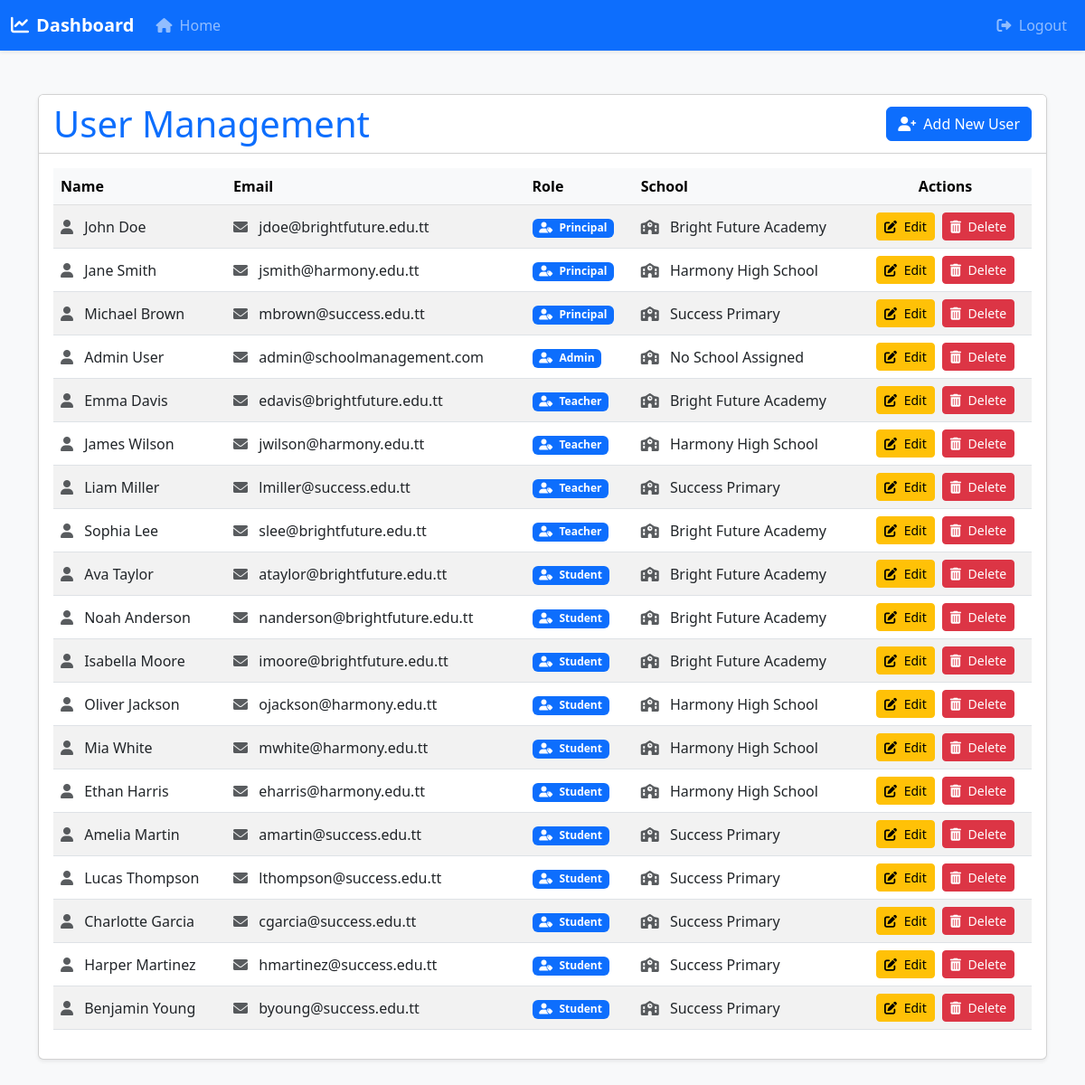
The app's page /app/user_management.php (signed in) with its own data.
### tables this page shows
CREATE TABLE users (
    id INT AUTO_INCREMENT PRIMARY KEY,
    name VARCHAR(255) NOT NULL,
    email VARCHAR(255) NOT NULL UNIQUE,
    password VARCHAR(255) NOT NULL,
    role ENUM('teacher', 'student', 'principal', 'admin') NOT NULL,
    school_id INT DEFAULT NULL,
    FOREIGN KEY (school_id) REFERENCES schools(id) ON DELETE SET NULL
);

CREATE TABLE schools (
    id INT AUTO_INCREMENT PRIMARY KEY,
    name VARCHAR(255) NOT NULL,
    address TEXT NOT NULL,
    phone VARCHAR(20),
    principal_id INT DEFAULT NULL
);

### app/db_queries.php (called while the page is built, shortened)
<?php
function getAllUsers($conn) {
    $sql = "SELECT users.id, users.name, users.email, users.role, schools.name AS school_name
            FROM users
            LEFT JOIN schools ON users.school_id = schools.id";
    return $conn->query($sql);
}
?>

### app/user_management.php (the view, shortened to what this page needs)
<?php
require_once 'db_queries.php';
$users = getAllUsers($conn);
?>
<!DOCTYPE html>
<html lang="en">
<head>
    <link href="https://cdn.jsdelivr.net/npm/bootstrap@5.3.0-alpha1/dist/css/bootstrap.min.css" rel="stylesheet">
    <link href="https://cdnjs.cloudflare.com/ajax/libs/font-awesome/6.0.0/css/all.min.css" rel="stylesheet">
</head>
<body class="bg-light">
    <nav class="navbar navbar-expand-lg navbar-dark bg-primary shadow-sm">
        <div class="container-fluid">
            <a class="navbar-brand fw-bold" href="index.php">
                <i class="fas fa-chart-line me-2"></i>Dashboard
            </a>
            <div class="collapse navbar-collapse" id="navbarNav">
                <ul class="navbar-nav">
                    <li class="nav-item">
                        <a class="nav-link" href="index.php">
                            <i class="fas fa-home me-1"></i> Home
                        </a>
                    </li>
                </ul>
                <ul class="navbar-nav ms-auto">
                    <?php if (isset($_SESSION['user_id'])): ?>
                        <li class="nav-item">
                            <a class="nav-link" href="logout.php">
                                <i class="fas fa-sign-out-alt me-1"></i> Logout
                            </a>
                        </li>
                    <?php endif; ?>
                </ul>
            </div>
        </div>
    </nav>
    <div class="container py-5">
        <div class="card shadow-sm">
            <div class="card-header bg-white d-flex justify-content-between align-items-center">
                <h1 class="display-6 text-primary mb-0">User Management</h1>
                <a href="create_user.php" class="btn btn-primary">
                    <i class="fas fa-user-plus me-1"></i> Add New User
                </a>
            </div>
            <div class="card-body">
                <div class="table-responsive">
                    <table class="table table-hover table-striped align-middle">
                        <thead class="table-light">
                            <tr>
                                <th>Name</th>
                                <th>Email</th>
                                <th>Role</th>
                                <th>School</th>
                                <th class="text-center">Actions</th>
                            </tr>
                        </thead>
                        <tbody>
                            <?php while ($row = $users->fetch_assoc()): ?>
                                <tr>
                                    <td>
                                        <i class="fas fa-user text-muted me-2"></i>
                                        <?= htmlspecialchars($row['name']) ?>
                                    </td>
                                    <td>
                                        <i class="fas fa-envelope text-muted me-2"></i>
                                        <?= htmlspecialchars($row['email']) ?>
                                    </td>
                                    <td>
                                        <span class="badge bg-primary">
                                            <i class="fas fa-user-tag me-1"></i>
                                            <?= htmlspecialchars(ucfirst($row['role'])) ?>
                                        </span>
                                    </td>
                                    <td>
                                        <i class="fas fa-school text-muted me-2"></i>
                                        <?= htmlspecialchars($row['school_name'] ?? 'No School Assigned') ?>
                                    </td>
                                    <td>
                                        <div class="d-flex justify-content-center gap-2">
                                            <a href="edit_user.php?id=<?= $row['id'] ?>" class="btn btn-warning btn-sm">
                                                <i class="fas fa-edit me-1"></i> Edit
                                            </a>
                                            <a href="delete_user.php?id=<?= $row['id'] ?>" class="btn btn-danger btn-sm" onclick="return confirm('Are you sure you want to delete this user?');">
                                                <i class="fas fa-trash-alt me-1"></i> Delete
                                            </a>
                                        </div>
                                    </td>
                                </tr>
                            <?php endwhile; ?>
                        </tbody>
                    </table>
                </div>
            </div>
        </div>
    </div>
</body>
</html>

### records on screen
users: name "John Doe", email "jdoe@brightfuture.edu.tt", role "Principal", school.name "Bright Future Academy"
users: name "Jane Smith", email "jsmith@harmony.edu.tt", role "Principal", school.name "Harmony High School"
users: name "Michael Brown", email "mbrown@success.edu.tt", role "Principal", school.name "Success Primary"
users: name "Admin User", email "admin@schoolmanagement.com", role "Admin", school_name "No School Assigned"
users: name "Emma Davis", email "edavis@brightfuture.edu.tt", role "Teacher", school.name "Bright Future Academy"
users: name "James Wilson", email "jwilson@harmony.edu.tt", role "Teacher", school.name "Harmony High School"
users: name "Liam Miller", email "lmiller@success.edu.tt", role "Teacher", school.name "Success Primary"
users: name "Sophia Lee", email "slee@brightfuture.edu.tt", role "Teacher", school.name "Bright Future Academy"
users: name "Ava Taylor", email "ataylor@brightfuture.edu.tt", role "Student", school.name "Bright Future Academy"
users: name "Noah Anderson", email "nanderson@brightfuture.edu.tt", role "Student", school.name "Bright Future Academy"
users: name "Isabella Moore", email "imoore@brightfuture.edu.tt", role "Student", school.name "Bright Future Academy"
users: name "Oliver Jackson", email "ojackson@harmony.edu.tt", role "Student", school.name "Harmony High School"
users: name "Mia White", email "mwhite@harmony.edu.tt", role "Student", school.name "Harmony High School"
users: name "Ethan Harris", email "eharris@harmony.edu.tt", role "Student", school.name "Harmony High School"
users: name "Amelia Martin", email "amartin@success.edu.tt", role "Student", school.name "Success Primary"
users: name "Lucas Thompson", email "lthompson@success.edu.tt", role "Student", school.name "Success Primary"
users: name "Charlotte Garcia", email "cgarcia@success.edu.tt", role "Student", school.name "Success Primary"
users: name "Harper Martinez", email "hmartinez@success.edu.tt", role "Student", school.name "Success Primary"
users: name "Benjamin Young", email "byoung@success.edu.tt", role "Student", school.name "Success Primary"
